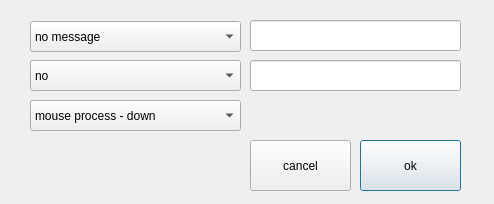
<?xml version="1.0" encoding="UTF-8"?>
<ui version="4.0">
 <class>dlgmessageoper</class>
 <widget class="QDialog" name="dlgmessageoper">
  <property name="geometry">
   <rect>
    <x>0</x>
    <y>0</y>
    <width>494</width>
    <height>204</height>
   </rect>
  </property>
  <property name="windowTitle">
   <string>Button Operation</string>
  </property>
  <widget class="QComboBox" name="cmbMessage">
   <property name="geometry">
    <rect>
     <x>30</x>
     <y>21</y>
     <width>211</width>
     <height>31</height>
    </rect>
   </property>
   <item>
    <property name="text">
     <string>no message</string>
    </property>
   </item>
   <item>
    <property name="text">
     <string>send event </string>
    </property>
   </item>
   <item>
    <property name="text">
     <string>call function</string>
    </property>
   </item>
   <item>
    <property name="text">
     <string>call function(cmd,val,data)</string>
    </property>
   </item>
   <item>
    <property name="text">
     <string>Run Executable</string>
    </property>
   </item>
  </widget>
  <widget class="QComboBox" name="cmbChange">
   <property name="geometry">
    <rect>
     <x>30</x>
     <y>60</y>
     <width>211</width>
     <height>31</height>
    </rect>
   </property>
   <item>
    <property name="text">
     <string>no</string>
    </property>
   </item>
   <item>
    <property name="text">
     <string>change keypad</string>
    </property>
   </item>
   <item>
    <property name="text">
     <string>return keypad</string>
    </property>
   </item>
   <item>
    <property name="text">
     <string>delete keypad</string>
    </property>
   </item>
   <item>
    <property name="text">
     <string>hide keypad</string>
    </property>
   </item>
  </widget>
  <widget class="QComboBox" name="cmbEvent">
   <property name="geometry">
    <rect>
     <x>30</x>
     <y>100</y>
     <width>211</width>
     <height>31</height>
    </rect>
   </property>
   <item>
    <property name="text">
     <string>mouse process - down</string>
    </property>
   </item>
   <item>
    <property name="text">
     <string>mouse process - up</string>
    </property>
   </item>
  </widget>
  <widget class="QPushButton" name="btnOk">
   <property name="geometry">
    <rect>
     <x>360</x>
     <y>140</y>
     <width>101</width>
     <height>51</height>
    </rect>
   </property>
   <property name="text">
    <string>ok</string>
   </property>
  </widget>
  <widget class="QPushButton" name="btnCancel">
   <property name="geometry">
    <rect>
     <x>250</x>
     <y>140</y>
     <width>101</width>
     <height>51</height>
    </rect>
   </property>
   <property name="text">
    <string>cancel</string>
   </property>
  </widget>
  <widget class="QLineEdit" name="edFunction">
   <property name="geometry">
    <rect>
     <x>250</x>
     <y>20</y>
     <width>211</width>
     <height>31</height>
    </rect>
   </property>
   <property name="maxLength">
    <number>14</number>
   </property>
  </widget>
  <widget class="QLineEdit" name="edKeypad">
   <property name="geometry">
    <rect>
     <x>250</x>
     <y>60</y>
     <width>211</width>
     <height>31</height>
    </rect>
   </property>
   <property name="maxLength">
    <number>14</number>
   </property>
  </widget>
 </widget>
 <resources/>
 <connections/>
</ui>
